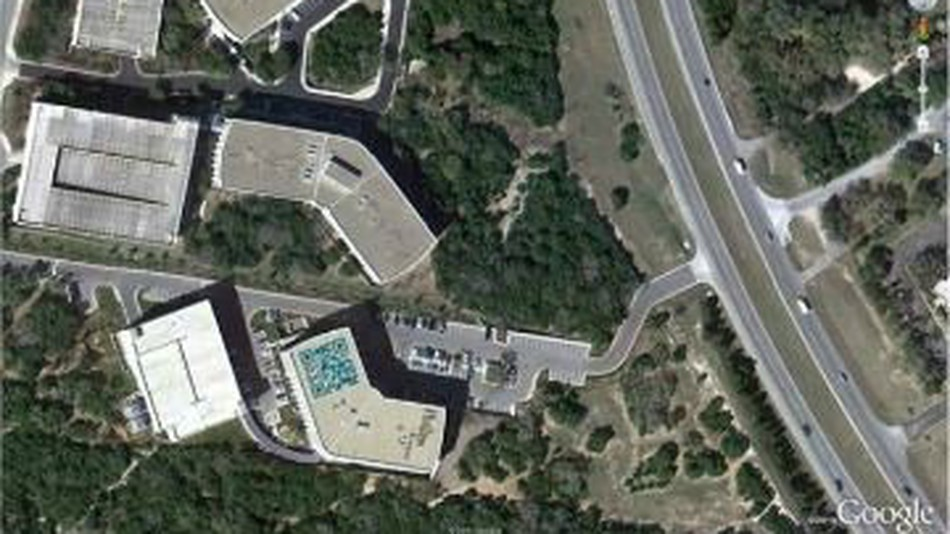
#> input picture images/roof.jpg, 950 x 534 px
$ python -i auto_canny.py   (imports and definitions only)   (older library calls are emulated)
#> lines starting #> are read from the running program, lines starting #| are printed output that depends on the picture
# import the necessary packages
import numpy as np
import glob
import cv2
import matplotlib.pyplot as plt


def equalize(img):
    ycrcb = cv2.cvtColor(img, cv2.COLOR_BGR2YCR_CB)
    channels = cv2.split(ycrcb)
    cv2.equalizeHist(channels[0], channels[0])
    cv2.merge(channels, ycrcb)
    cv2.cvtColor(ycrcb, cv2.COLOR_YCR_CB2BGR, img)
    return img


def auto_canny(image, sigma=0.33):
    # compute the median of the single channel pixel intensities
    v = np.median(image)

    # apply automatic Canny edge detection using the computed median
    lower = int(max(0, (1.0 - sigma) * v))
    upper = int(min(255, (1.0 + sigma) * v))
    edged = cv2.Canny(image, lower, upper)

    # return the edged image
    return edged

# construct the argument parse and parse the arguments
# ap = argparse.ArgumentParser()
# ap.add_argument("-i", "-F:\CV Coding\rooftops", required=True,
# help="F:\CV Coding\rooftops")
# args = vars(ap.parse_args())F:\CV Coding\rooftops
images = glob.glob("images/temp.jpg")

# loop over the images
# [50 lines not run here, left out]

>>> import cv2
>>> picture = cv2.imread('images/roof.jpg')
#> picture is the input picture: shape (534, 950, 3); mean B, G, R 94.4, 103.2, 98.6
>>> result = equalize(picture)
#> in equalize, `ycrcb = cv2.cvtColor(img, cv2.COLOR_BGR2YCR_CB)`: ycrcb: shape (534, 950, 3); mean of channels 0, 1, 2 100.8, 126.4, 124.4
#> in equalize, `cv2.cvtColor(ycrcb, cv2.COLOR_YCR_CB2BGR, img)`: ycrcb: shape (534, 950, 3); mean of channels 0, 1, 2 128.2, 126.4, 124.4
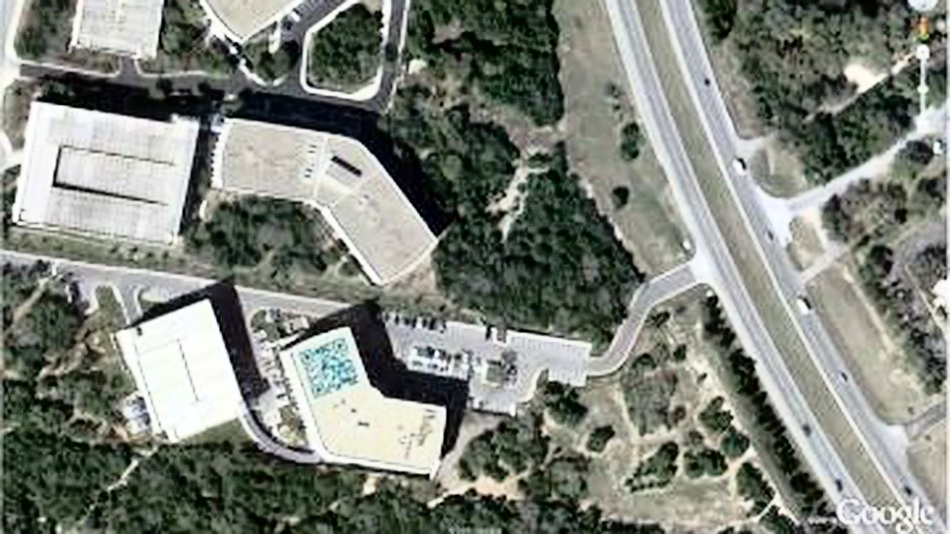
#> result: shape (534, 950, 3); mean B, G, R 121.9, 130.6, 126.1
